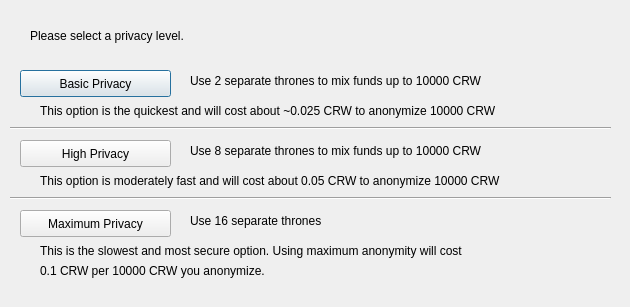
<?xml version="1.0" encoding="UTF-8"?>
<ui version="4.0">
 <class>DarksendConfig</class>
 <widget class="QDialog" name="DarksendConfig">
  <property name="geometry">
   <rect>
    <x>0</x>
    <y>0</y>
    <width>630</width>
    <height>307</height>
   </rect>
  </property>
  <property name="windowTitle">
   <string>Configure Darksend</string>
  </property>
  <widget class="QPushButton" name="buttonBasic">
   <property name="geometry">
    <rect>
     <x>20</x>
     <y>70</y>
     <width>151</width>
     <height>27</height>
    </rect>
   </property>
   <property name="text">
    <string>Basic Privacy</string>
   </property>
  </widget>
  <widget class="QPushButton" name="buttonHigh">
   <property name="geometry">
    <rect>
     <x>20</x>
     <y>140</y>
     <width>151</width>
     <height>27</height>
    </rect>
   </property>
   <property name="text">
    <string>High Privacy</string>
   </property>
  </widget>
  <widget class="QPushButton" name="buttonMax">
   <property name="geometry">
    <rect>
     <x>20</x>
     <y>210</y>
     <width>151</width>
     <height>27</height>
    </rect>
   </property>
   <property name="text">
    <string>Maximum Privacy</string>
   </property>
  </widget>
  <widget class="QLabel" name="label">
   <property name="geometry">
    <rect>
     <x>30</x>
     <y>20</y>
     <width>571</width>
     <height>31</height>
    </rect>
   </property>
   <property name="text">
    <string>Please select a privacy level.</string>
   </property>
  </widget>
  <widget class="QLabel" name="label_2">
   <property name="geometry">
    <rect>
     <x>190</x>
     <y>70</y>
     <width>421</width>
     <height>21</height>
    </rect>
   </property>
   <property name="text">
    <string>Use 2 separate thrones to mix funds up to 10000 CRW</string>
   </property>
  </widget>
  <widget class="QLabel" name="label_3">
   <property name="geometry">
    <rect>
     <x>190</x>
     <y>140</y>
     <width>411</width>
     <height>21</height>
    </rect>
   </property>
   <property name="text">
    <string>Use 8 separate thrones to mix funds up to 10000 CRW</string>
   </property>
  </widget>
  <widget class="QLabel" name="label_4">
   <property name="geometry">
    <rect>
     <x>190</x>
     <y>210</y>
     <width>421</width>
     <height>21</height>
    </rect>
   </property>
   <property name="text">
    <string>Use 16 separate thrones</string>
   </property>
  </widget>
  <widget class="QLabel" name="label_6">
   <property name="geometry">
    <rect>
     <x>40</x>
     <y>100</y>
     <width>561</width>
     <height>21</height>
    </rect>
   </property>
   <property name="text">
    <string>This option is the quickest and will cost about ~0.025 CRW to anonymize 10000 CRW</string>
   </property>
  </widget>
  <widget class="QLabel" name="label_7">
   <property name="geometry">
    <rect>
     <x>40</x>
     <y>170</y>
     <width>561</width>
     <height>21</height>
    </rect>
   </property>
   <property name="text">
    <string>This option is moderately fast and will cost about 0.05 CRW to anonymize 10000 CRW</string>
   </property>
  </widget>
  <widget class="QLabel" name="label_8">
   <property name="geometry">
    <rect>
     <x>40</x>
     <y>240</y>
     <width>561</width>
     <height>21</height>
    </rect>
   </property>
   <property name="text">
    <string>This is the slowest and most secure option. Using maximum anonymity will cost</string>
   </property>
  </widget>
  <widget class="QLabel" name="label_9">
   <property name="geometry">
    <rect>
     <x>40</x>
     <y>260</y>
     <width>561</width>
     <height>21</height>
    </rect>
   </property>
   <property name="text">
    <string>0.1 CRW per 10000 CRW you anonymize.</string>
   </property>
  </widget>
  <widget class="Line" name="line">
   <property name="geometry">
    <rect>
     <x>10</x>
     <y>120</y>
     <width>601</width>
     <height>16</height>
    </rect>
   </property>
   <property name="orientation">
    <enum>Qt::Horizontal</enum>
   </property>
  </widget>
  <widget class="Line" name="line_2">
   <property name="geometry">
    <rect>
     <x>10</x>
     <y>190</y>
     <width>601</width>
     <height>16</height>
    </rect>
   </property>
   <property name="orientation">
    <enum>Qt::Horizontal</enum>
   </property>
  </widget>
 </widget>
 <resources/>
 <connections/>
</ui>
